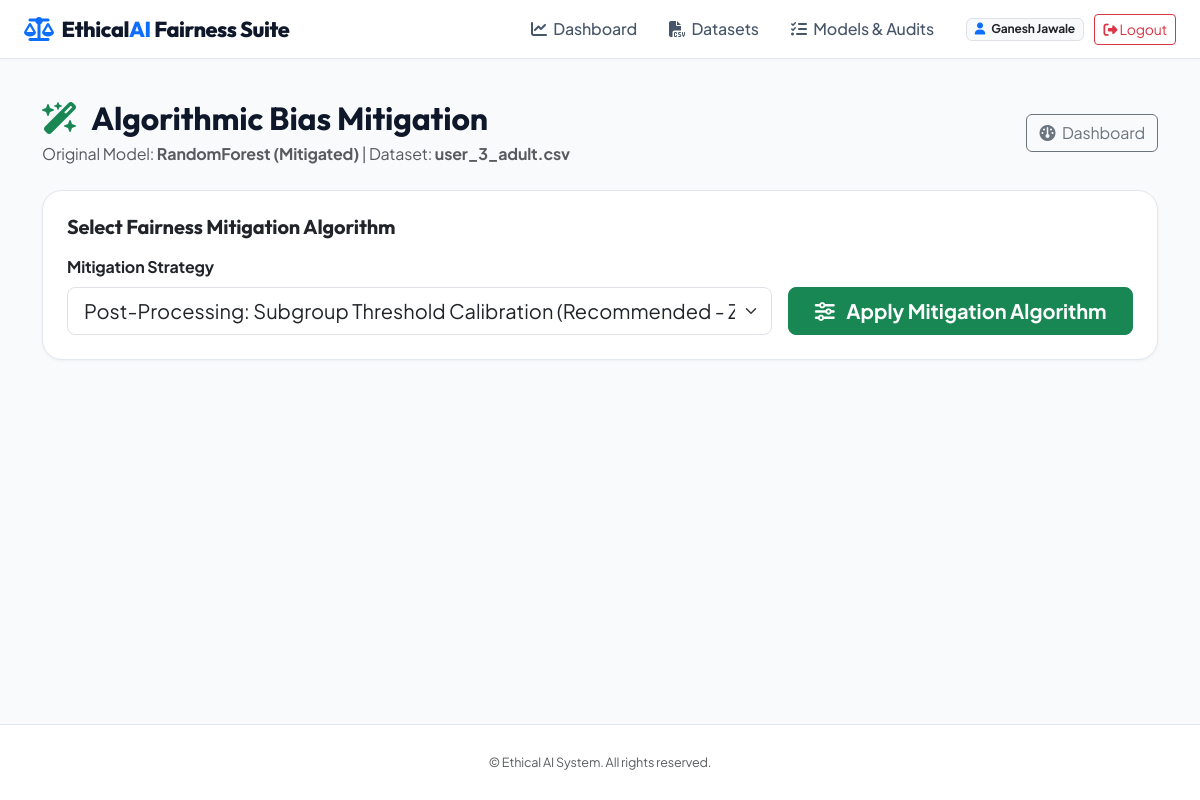
Screenshot of /mitigation/34 (signed in) with the database file from the repository.
### tables this page shows
CREATE TABLE model_runs (
    id INTEGER PRIMARY KEY AUTOINCREMENT,
    user_id INTEGER NOT NULL,
    dataset_id INTEGER NOT NULL,
    model_name VARCHAR(100) NOT NULL,
    accuracy REAL NOT NULL,
    precision_score REAL NOT NULL,
    recall_score REAL NOT NULL,
    f1_score REAL NOT NULL,
    disparate_impact REAL NOT NULL,
    demographic_parity_diff REAL NOT NULL,
    equalized_odds_diff REAL NOT NULL,
    equal_opportunity_diff REAL NOT NULL,
    is_mitigated BOOLEAN DEFAULT 0,
    mitigation_method VARCHAR(100) DEFAULT 'None',
    confusion_matrix_json TEXT NOT NULL,
    fairness_status VARCHAR(50) DEFAULT 'Unchecked',
    created_at TIMESTAMP DEFAULT CURRENT_TIMESTAMP, group_metrics_json TEXT DEFAULT NULL,
    FOREIGN KEY (user_id) REFERENCES users(id) ON DELETE CASCADE,
    FOREIGN KEY (dataset_id) REFERENCES datasets(id) ON DELETE CASCADE
);

CREATE TABLE datasets (
    id INTEGER PRIMARY KEY AUTOINCREMENT,
    user_id INTEGER NOT NULL,
    filename VARCHAR(255) NOT NULL,
    filepath VARCHAR(255) NOT NULL,
    row_count INTEGER DEFAULT 0,
    column_count INTEGER DEFAULT 0,
    target_column VARCHAR(100),
    sensitive_column VARCHAR(100),
    privileged_group VARCHAR(100),
    unprivileged_group VARCHAR(100),
    uploaded_at TIMESTAMP DEFAULT CURRENT_TIMESTAMP, csv_content TEXT,
    FOREIGN KEY (user_id) REFERENCES users(id) ON DELETE CASCADE
);

### app.py (the view)
@app.route('/mitigation/<int:model_run_id>')
@login_required
def mitigation_page(model_run_id):
    conn = get_db_connection()
    cursor = conn.cursor()
    cursor.execute("SELECT * FROM model_runs WHERE id = ?", (model_run_id,))
    run = cursor.fetchone()
    conn.close()
    if not run:
        flash('Model run not found.', 'error')
        return redirect(url_for('dashboard'))
    ds = get_dataset_by_id(run['dataset_id'])
    return render_template('mitigation.html', run=dict(run), dataset=ds, mitigated_run=None)

### app.py (called while the page is built)
def login_required(f):
    from functools import wraps
    @wraps(f)
    def decorated_function(*args, **kwargs):
        if 'user_id' not in session:
            flash('Please log in to access this page.', 'warning')
            return redirect(url_for('login_page'))
        return f(*args, **kwargs)
    return decorated_function

### models/auth.py (called while the page is built)
def get_db_connection():
    conn = sqlite3.connect(Config.DATABASE_PATH, timeout=30.0)
    conn.row_factory = sqlite3.Row
    return conn

### models/dataset_manager.py (called while the page is built)
def get_dataset_by_id(dataset_id):
    conn = get_db_connection()
    cursor = conn.cursor()
    cursor.execute("SELECT * FROM datasets WHERE id = ?", (dataset_id,))
    ds = cursor.fetchone()
    conn.close()
    return dict(ds) if ds else None

### templates/mitigation.html (shortened to what this page needs)
{% extends "base.html" %}
{% block content %}
<div class="container py-4">
    <div class="d-flex justify-content-between align-items-center mb-4">
        <div>
            <h2 class="fw-bold mb-1"><i class="fa-solid fa-wand-magic-sparkles text-success me-2"></i> Algorithmic Bias Mitigation</h2>
            <p class="text-muted mb-0">Original Model: <strong>{{ run.model_name }}</strong> | Dataset: <strong>{{ dataset.filename }}</strong></p>
        </div>
        <a href="{{ url_for('dashboard') }}" class="btn btn-outline-secondary"><i class="fa-solid fa-gauge me-1"></i> Dashboard</a>
    </div>
    <div class="card card-custom p-4 mb-4">
        <h5 class="fw-bold mb-3">Select Fairness Mitigation Algorithm</h5>
        <form action="{{ url_for('run_mitigation', model_run_id=run.id) }}" method="POST" class="row align-items-end g-3">
            <div class="col-md-8">
                <label class="form-label fw-bold">Mitigation Strategy</label>
                <select name="mitigation_method" class="form-select form-select-lg">
                    <option value="Threshold_Optimization" selected>Post-Processing: Subgroup Threshold Calibration (Recommended - Zero Data Loss)</option>
                </select>
            </div>
            <div class="col-md-4">
                <button type="submit" class="btn btn-success btn-lg w-100 fw-bold">
                    <i class="fa-solid fa-sliders me-2"></i> Apply Mitigation Algorithm
                </button>
            </div>
        </form>
    </div>
</div>
{% endblock %}

### static/css/style.css (style rules this page uses)
:root { --primary-color: #2563eb; --primary-hover: #1d4ed8; --secondary-color: #475569; --accent-glow: rgba(37, 99, 235, 0.12); --success-color: #10b981; --warning-color: #f59e0b; --danger-color: #ef4444; --bg-gradient: #f8fafc; --card-bg: #ffffff; --card-border: #e2e8f0; --card-shadow: 0 1px 3px rgba(15, 23, 42, 0.05); }
body { font-family: 'Plus Jakarta Sans', system-ui, -apple-system, sans-serif; background: #f8fafc; color: #0f172a; min-height: 100vh; display: flex; flex-direction: column; letter-spacing: -0.01em; }
h1, h2, h3, h4, h5, h6, .hero-title, .navbar-brand { font-family: 'Outfit', sans-serif; }
.card-custom { background: var(--card-bg); border: 1px solid var(--card-border); border-radius: 1.25rem; box-shadow: var(--card-shadow); transition: transform 0.25s ease, box-shadow 0.25s ease, border-color 0.25s ease; }

### rows the page displays
model_runs: model_name "RandomForest (Mitigated)"
datasets: filename "user_3_adult.csv"

### other values shown
{{ session.username }} "Ganesh Jawale"
